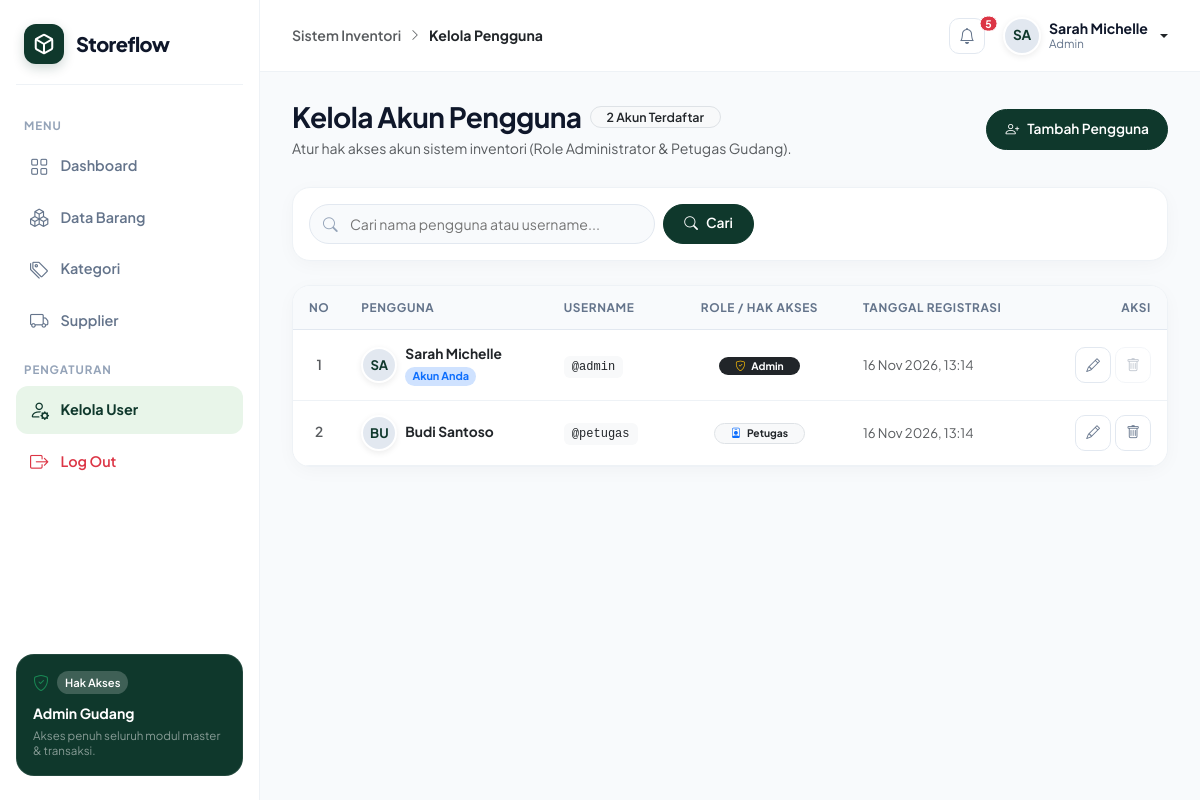
/user/index.php (signed in), run on the app's committed database.
### tables this page shows
CREATE TABLE `users` (
  `id_user` INT AUTO_INCREMENT PRIMARY KEY,
  `nama` VARCHAR(100) NOT NULL,
  `username` VARCHAR(50) NOT NULL UNIQUE,
  `password` VARCHAR(255) NOT NULL,
  `role` ENUM('admin','petugas') NOT NULL,
  `created_at` TIMESTAMP DEFAULT CURRENT_TIMESTAMP
);

### includes/auth.php (called while the page is built, shortened)
<?php
function current_user() {
    return $_SESSION['user'] ?? null;
}
?>

### user/index.php (the view, shortened to what this page needs)
<?php
$page_title = 'Kelola Pengguna';
require_once __DIR__ . '/../includes/header.php';
require_once __DIR__ . '/../includes/sidebar.php';
$q = trim($_GET['q'] ?? '');
$whereSql = "";
$params = [];
$sql = "SELECT id_user, nama, username, role, created_at FROM users {$whereSql} ORDER BY id_user ASC";
$stmt = $pdo->prepare($sql);
$stmt->execute($params);
$userList = $stmt->fetchAll();
?>
<main class="sf-main-content">
    <?php require_once __DIR__ . '/../includes/topbar.php'; ?>
    <div class="sf-body-container">
        <div class="d-flex flex-column flex-md-row justify-content-between align-items-start align-items-md-center mb-4 pb-1 gap-3">
            <div>
                <div class="d-flex align-items-center gap-2 mb-1 flex-wrap">
                    <h3 class="fw-bold mb-0">Kelola Akun Pengguna</h3>
                    <span class="badge bg-light text-dark border rounded-pill px-3 py-1 fw-semibold" style="font-size: 0.78rem;">
                        <?= count($userList) ?> Akun <?= $q !== '' ? 'Ditemukan' : 'Terdaftar' ?>
                    </span>
                </div>
                <p class="text-muted mb-0" style="font-size: 0.88rem;">
                    Atur hak akses akun sistem inventori (Role Administrator & Petugas Gudang).
                </p>
            </div>
            <button type="button" class="btn btn-sf-primary" data-bs-toggle="modal" data-bs-target="#modalTambahUser">
                <i class="bi bi-person-plus"></i>
                <span>Tambah Pengguna</span>
            </button>
        </div>
        <div class="sf-card mb-4 p-3">
            <form action="" method="GET" class="row g-2 align-items-center">
                <div class="col-12 col-md-5">
                    <div class="sf-search-box w-100">
                        <input type="text" name="q" placeholder="Cari nama pengguna atau username..." value="<?= htmlspecialchars($q) ?>">
                    </div>
                </div>
                <div class="col-12 col-md-3 d-flex gap-2">
                    <button type="submit" class="btn btn-sf-primary justify-content-center" style="height: 40px; padding: 0 20px;">
                        <i class="bi bi-search"></i> Cari
                    </button>
                </div>
            </form>
        </div>
        <div class="sf-card p-0 overflow-hidden mb-4">
            <div class="sf-table-responsive">
                <table class="table sf-table">
                    <thead>
                        <tr>
                            <th class="text-center" style="width: 50px;">No</th>
                            <th>Pengguna</th>
                            <th>Username</th>
                            <th class="text-center">Role / Hak Akses</th>
                            <th>Tanggal Registrasi</th>
                            <th class="text-end" style="width: 120px;">Aksi</th>
                        </tr>
                    </thead>
                    <tbody>
                        <?php if (!empty($userList)): ?>
                            <?php foreach ($userList as $idx => $u): ?>
                                <?php
                                    $isSelf = ($u['id_user'] == $currentUser['id_user']);
                                ?>
                                <tr>
                                    <td class="text-center text-muted fw-semibold"><?= $idx + 1 ?></td>
                                    <td>
                                        <div class="d-flex align-items-center gap-2">
                                            <div class="sf-avatar" style="width: 36px; height: 36px; font-size: 0.82rem;">
                                                <?= strtoupper(substr($u['nama'], 0, 2)) ?>
                                            </div>
                                            <div>
                                                <div class="fw-bold text-dark"><?= htmlspecialchars($u['nama']) ?></div>
                                                <?php if ($isSelf): ?>
                                                    <span class="badge bg-primary-subtle text-primary rounded-pill" style="font-size: 0.68rem;">Akun Anda</span>
                                                <?php endif; ?>
                                            </div>
                                        </div>
                                    </td>
                                    <td class="text-nowrap">
                                        <code class="text-dark bg-light px-2 py-1 rounded">@<?= htmlspecialchars($u['username']) ?></code>
                                    </td>
                                    <td class="text-center text-nowrap">
                                        <?php if ($u['role'] === 'admin'): ?>
                                            <span class="badge bg-dark rounded-pill px-3 py-1 fw-bold">
                                                <i class="bi bi-shield-check me-1 text-warning"></i> Admin
                                            </span>
                                        <?php else: ?>
                                            <span class="badge bg-light text-dark border rounded-pill px-3 py-1 fw-bold">
                                                <i class="bi bi-person-badge me-1 text-primary"></i> Petugas
                                            </span>
                                        <?php endif; ?>
                                    </td>
                                    <td class="text-muted text-nowrap" style="font-size: 0.82rem;">
                                        <?= date('d M Y, H:i', strtotime($u['created_at'])) ?>
                                    </td>
                                    <td class="text-end text-nowrap">
                                        <div class="d-inline-flex gap-1">
                                            <button type="button" class="btn-sf-icon btn-edit-user" title="Ubah User" data-item="<?= htmlspecialchars(json_encode([
                                                'id' => $u['id_user'],
                                                'nama' => $u['nama'],
                                                'username' => $u['username'],
                                                'role' => $u['role']
                                            ], JSON_HEX_TAG | JSON_HEX_APOS | JSON_HEX_QUOT | JSON_HEX_AMP), ENT_QUOTES, 'UTF-8') ?>">
                                                <i class="bi bi-pencil"></i>
                                            </button>
                                            <?php if ($isSelf): ?>
                                                <button type="button" class="btn-sf-icon" disabled title="Tidak dapat menghapus akun sendiri" style="opacity: 0.4; cursor: not-allowed;">
                                                    <i class="bi bi-trash"></i>
                                                </button>
                                            <?php else: ?>
                                                <button type="button" class="btn-sf-icon danger btn-del-user" title="Hapus User" data-id="<?= $u['id_user'] ?>" data-nama="<?= htmlspecialchars($u['nama'], ENT_QUOTES, 'UTF-8') ?>">
                                                    <i class="bi bi-trash"></i>
                                                </button>
                                            <?php endif; ?>
                                        </div>
                                    </td>
                                </tr>
                            <?php endforeach; ?>
                        <?php endif; ?>
                    </tbody>
                </table>
            </div>
        </div>
    </div>
<?php require_once __DIR__ . '/../includes/footer.php'; ?>

### includes/topbar.php (shortened to what this page needs)
<?php
$user = $_SESSION['user'] ?? ['nama' => 'Admin Gudang', 'role' => 'admin'];
$notifCount = 0;
if (isset($pdo)) {
    try {
        $stmtNotifCount = $pdo->query("SELECT COUNT(*) FROM barang WHERE stok < 5");
        $notifCount = (int) $stmtNotifCount->fetchColumn();
    } catch (Throwable $e) {
        $notifCount = 0;
        $notifKritisList = [];
    }
}
?>
<header class="sf-topbar">
    <div class="d-flex align-items-center gap-3">
        <div class="d-none d-md-flex align-items-center gap-2 text-muted fw-semibold" style="font-size: 0.88rem;">
            <span>Sistem Inventori</span>
            <i class="bi bi-chevron-right" style="font-size: 0.75rem;"></i>
            <span class="text-dark fw-bold"><?= htmlspecialchars($page_title ?? 'Dashboard') ?></span>
        </div>
    </div>
    <div class="sf-topbar-actions">
        <div class="dropdown">
            <button class="btn-sf-icon position-relative border-0" type="button" id="notifDropdown" data-bs-toggle="dropdown" aria-expanded="false" title="Pemberitahuan Stok" aria-label="Pemberitahuan Stok" style="background: #fff; border: 1px solid var(--sf-border-strong) !important;">
                <i class="bi bi-bell"></i>
                <?php if ($notifCount > 0): ?>
                    <span class="position-absolute top-0 start-100 translate-middle badge rounded-pill bg-danger border border-white" style="font-size: 0.65rem; padding: 0.22em 0.45em; transform: translate(-25%, -20%) !important;">
                        <?= $notifCount > 99 ? '99+' : $notifCount ?>
                    </span>
                <?php endif; ?>
            </button>
        </div>
        <div class="sf-user-profile dropdown">
            <a href="#" class="d-flex align-items-center gap-2 text-decoration-none dropdown-toggle text-dark" data-bs-toggle="dropdown" aria-expanded="false">
                <div class="sf-avatar">
                    <span><?= strtoupper(substr($user['nama'], 0, 2)) ?></span>
                </div>
                <div class="sf-user-info d-none d-lg-flex">
                    <span class="sf-user-name"><?= htmlspecialchars($user['nama']) ?></span>
                    <span class="sf-user-role"><?= htmlspecialchars($user['role']) ?></span>
                </div>
            </a>
        </div>
    </div>
</header>

### assets/css/style.css (style rules this page uses)
:root { --sf-primary: #0F382C; --sf-primary-hover: #09241C; --sf-primary-light: #165342; --sf-mint: #22C55E; --sf-mint-soft: #E8F5E9; --sf-mint-border: #C8E6C9; --sf-mint-dark: #1B5E20; --sf-bg: #F8FAFC; --sf-surface: #FFFFFF; --sf-border: #EEF2F6; --sf-border-strong: #E2E8F0; --sf-text-main: #0F172A; --sf-text-muted: #64748B; --sf-text-subtle: #94A3B8; --sf-success-bg: #DCFCE7; --sf-success-text: #15803D; --sf-warning-bg: #FEF3C7; --sf-warning-text: #B45309; --sf-danger-bg: #FEE2E2; --sf-danger-text: #B91C1C; --sf-info-bg: #E0F2FE; --sf-info-text: #0369A1; --sf-radius-sm: 8px; --sf-radius-md: 12px; --sf-radius-lg: 18px; --sf-radius-xl: 24px; --sf-radius-pill: 9999px; --sf-shadow-sm: 0 1px 3px rgba(15, 23, 42, 0.04); --sf-shadow: 0 4px 20px -2px rgba(15, 23, 42, 0.04); --sf-shadow-hover: 0 8px 25px -4px rgba(15, 23, 42, 0.08); }
* { box-sizing: border-box; }
body { font-family: 'Plus Jakarta Sans', -apple-system, BlinkMacSystemFont, 'Segoe UI', Roboto, sans-serif; background-color: var(--sf-bg); color: var(--sf-text-main); margin: 0; padding: 0; -webkit-font-smoothing: antialiased; -moz-osx-font-smoothing: grayscale; overflow-x: hidden; }
h1, h2, h3, h4, h5, h6 { color: var(--sf-text-main); font-weight: 700; letter-spacing: -0.02em; }
a { color: var(--sf-primary); text-decoration: none; transition: all 0.2s ease; }
.sf-main-content { flex: 1; margin-left: 260px; width: calc(100% - 260px); max-width: calc(100% - 260px); min-width: 0; display: flex; flex-direction: column; min-height: 100vh; }
.sf-topbar { height: 72px; background: rgba(255, 255, 255, 0.95); backdrop-filter: blur(12px); border-bottom: 1px solid var(--sf-border); display: flex; align-items: center; justify-content: space-between; padding: 0 32px; position: sticky; top: 0; z-index: 1000; }
.sf-search-box { position: relative; width: 320px; }
.sf-search-box input { width: 100%; height: 40px; background-color: #F8FAFC; border: 1px solid var(--sf-border-strong); border-radius: var(--sf-radius-pill); padding: 0 16px 0 40px; font-size: 0.88rem; color: var(--sf-text-main); transition: all 0.2s ease; }
.sf-topbar-actions { display: flex; align-items: center; gap: 14px; }
.sf-user-profile { display: flex; align-items: center; gap: 10px; padding-left: 4px; cursor: pointer; }
.sf-avatar { width: 38px; height: 38px; border-radius: 50%; background: #E2E8F0; display: flex; align-items: center; justify-content: center; font-weight: 700; font-size: 0.85rem; color: var(--sf-primary); border: 2px solid #fff; box-shadow: 0 2px 6px rgba(0, 0, 0, 0.08); overflow: hidden; flex-shrink: 0; }
.sf-user-info { display: flex; flex-direction: column; line-height: 1.25; }
.sf-user-name { font-size: 0.88rem; font-weight: 700; color: var(--sf-text-main); white-space: nowrap; }
.sf-user-role { font-size: 0.72rem; color: var(--sf-text-muted); text-transform: capitalize; white-space: nowrap; }
.sf-body-container { padding: 28px 32px; flex: 1; }
.sf-card { background: var(--sf-surface); border: 1px solid var(--sf-border); border-radius: var(--sf-radius-lg); padding: 22px 24px; box-shadow: var(--sf-shadow); transition: transform 0.2s ease, box-shadow 0.2s ease; position: relative; }
.sf-table-responsive { border-radius: var(--sf-radius-md); overflow-x: auto; -webkit-overflow-scrolling: touch; }
.table.sf-table { margin-bottom: 0; border-collapse: separate; border-spacing: 0; width: 100%; }
.table.sf-table thead th { background-color: #F8FAFC; color: var(--sf-text-muted); font-size: 0.74rem; font-weight: 700; text-transform: uppercase; letter-spacing: 0.05em; padding: 13px 16px; border-bottom: 1px solid var(--sf-border-strong); border-top: none; white-space: nowrap; }
.table.sf-table tbody tr { transition: background-color 0.15s ease; }
.table.sf-table tbody td { padding: 14px 16px; font-size: 0.86rem; color: var(--sf-text-main); vertical-align: middle; border-bottom: 1px solid var(--sf-border); }
.btn-sf-primary { background-color: var(--sf-primary); color: #fff; font-weight: 600; font-size: 0.86rem; padding: 9px 18px; border-radius: var(--sf-radius-pill); border: 1px solid var(--sf-primary); display: inline-flex; align-items: center; gap: 8px; transition: all 0.2s ease; white-space: nowrap; }
.btn-sf-icon { width: 36px; height: 36px; border-radius: 10px; display: inline-flex; align-items: center; justify-content: center; border: 1px solid var(--sf-border-strong); background: #fff; color: var(--sf-text-muted); transition: all 0.2s ease; flex-shrink: 0; }

### data on the page
users: nama "SA", nama "Sarah Michelle", role "Admin", shows "Akun Anda", username "admin", created_at "16 Nov 2026, 13:14"
users: nama "BU", nama "Budi Santoso", username "petugas", role "petugas" (drawn), created_at "16 Nov 2026, 13:14"

### other printed values
$userRole "Admin"
$page_title "Kelola Pengguna"
$notifCount "5"
count($userList) "2"
